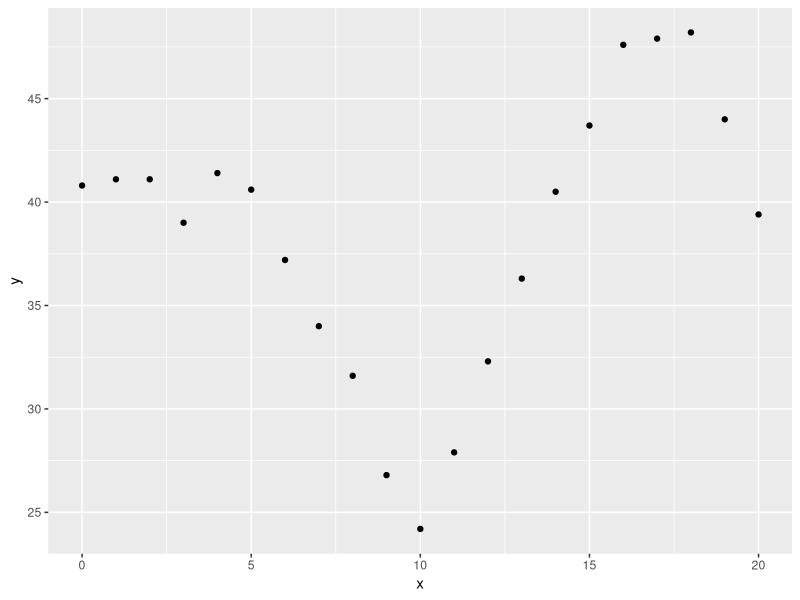
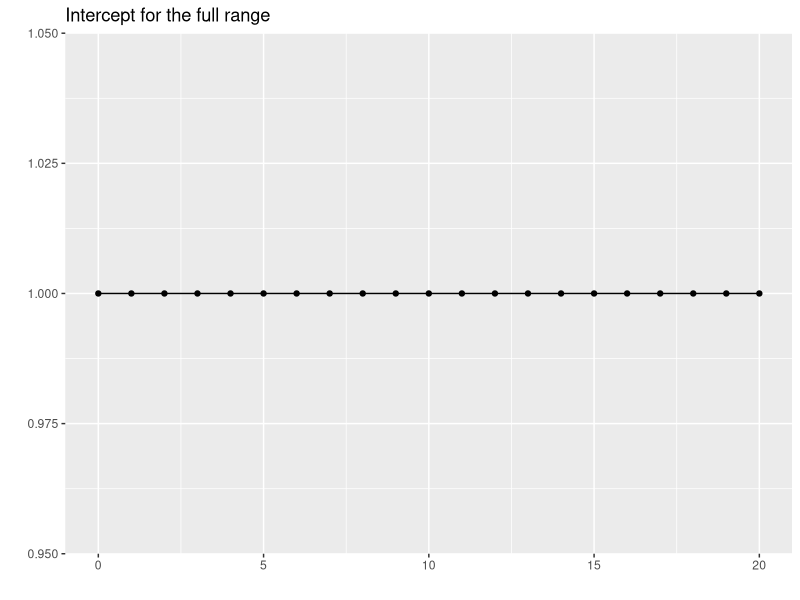
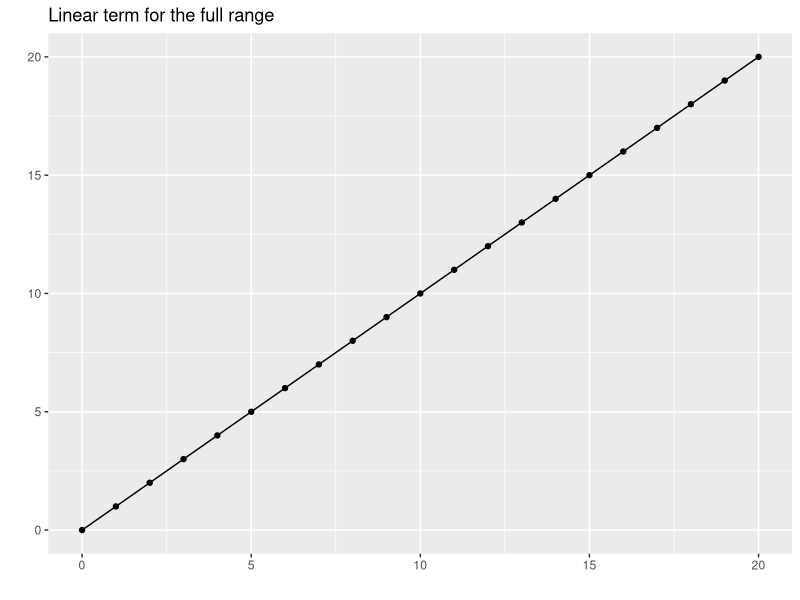
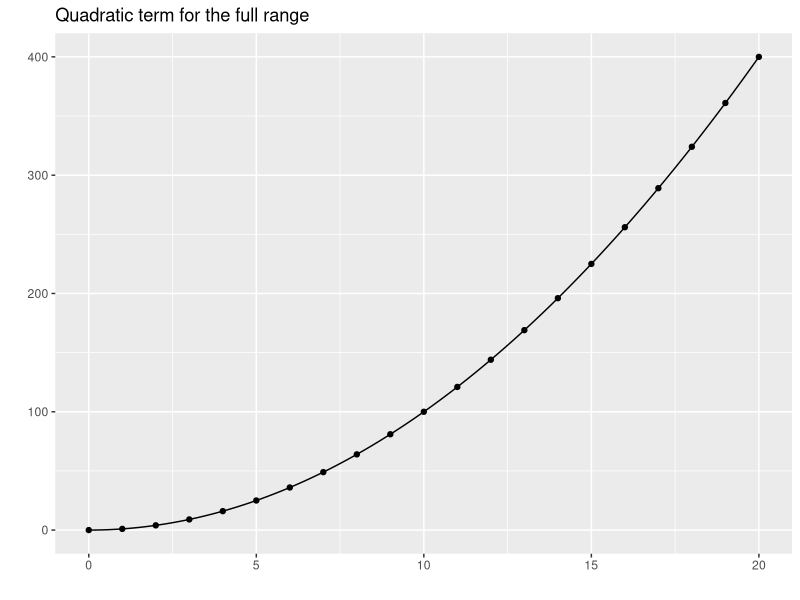
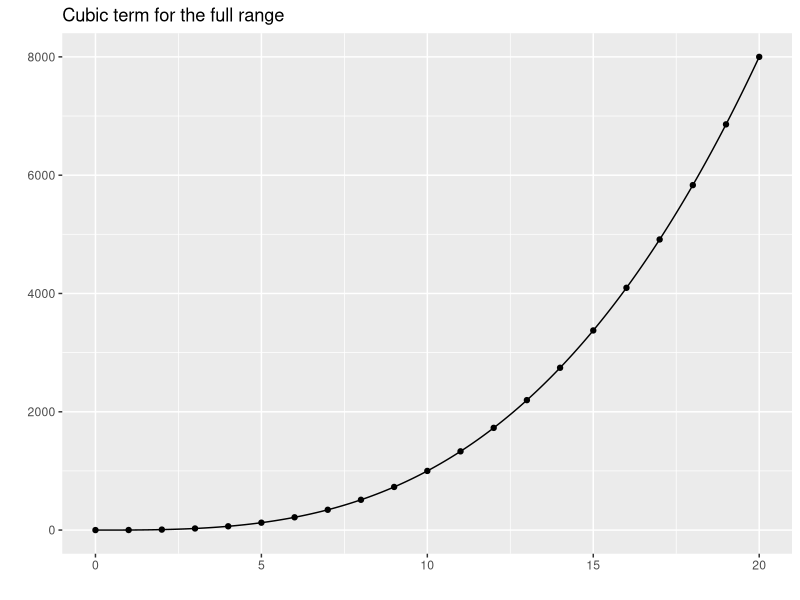
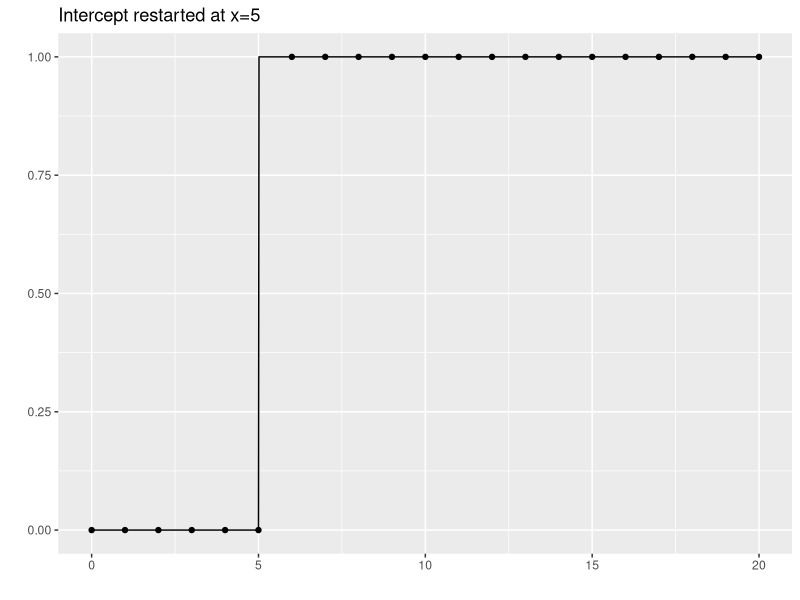
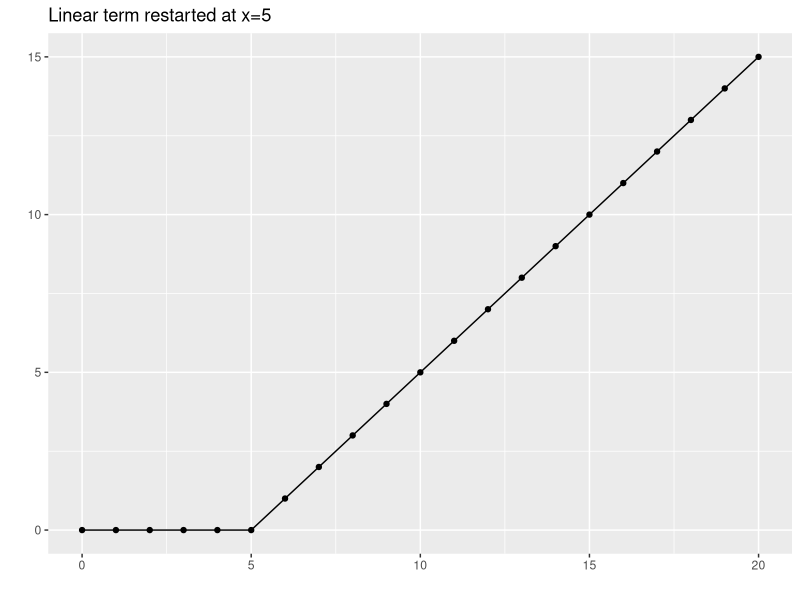
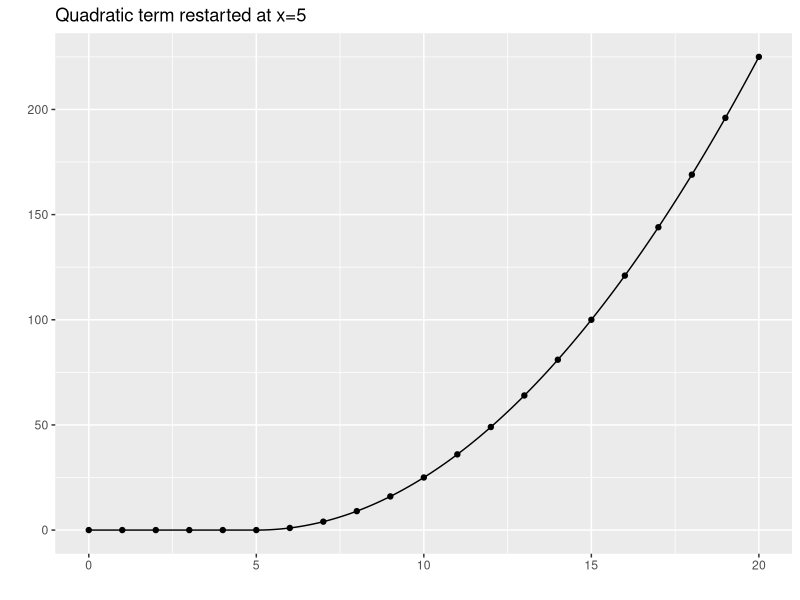

These charts were generated, in order, by the following R code:
## ---- chunk 1
suppressMessages(suppressWarnings(library(broom)))
suppressMessages(suppressWarnings(library(dplyr)))
suppressMessages(suppressWarnings(library(knitr)))
suppressMessages(suppressWarnings(library(magrittr)))
suppressMessages(suppressWarnings(library(splines)))
suppressMessages(suppressWarnings(library(tidyr)))
## ---- chunk 2
library(ggplot2)
x <- 0:20
y <- rep(40, 21)
y[6:21] <- y[6:21]-3*(0:15)
y[11:21] <- y[11:21]+7*(0:10)
y[16:21] <- y[16:21]-(0:5)^2
y <- y+round(rnorm(21), 1)
simulated_example <- data.frame(x, y)
simulated_example
ggplot(simulated_example, aes(x, y)) +
  geom_point()
## ---- chunk 3
x <- c(0:20, setdiff(seq(0, 20, by=1/64), 0:20))
## ---- chunk 4
xm <- data.frame(
  c1 =rep(1, length(x)),
  c2 =x,
  c3 =x^2,
  c4 =x^3,
  c5 =(x> 5)*rep(1, length(x)),
  c6 =(x> 5)*(x- 5),
  c7 =(x> 5)*(x- 5)^2,
  c8 =(x> 5)*(x- 5)^3,
  c9 =(x>10)*rep(1, length(x)),
  c10=(x>10)*(x-10),
  c11=(x>10)*(x-10)^2,
  c12=(x>10)*(x-10)^3,
  c13=(x>15)*rep(1, length(x)),
  c14=(x>15)*(x-15),
  c15=(x>15)*(x-15)^2,
  c16=(x>15)*(x-15)^3,
  x=x,
  y=NA
)
xm$y[1:21] <- y
## ---- chunk 5
display_terms <- function(df, lb) {
  names(df) <- c("x", "y")
  integer_data <- df[1:21, ]
  ggplot(df, aes(x, y)) +
      ggtitle(lb) +
      geom_line() +
      geom_point(data=integer_data, aes(x, y)) +
      xlab(" ") +
      ylab(" ")
}

lb1 <- rep(c("Intercept", "Linear term", "Quadratic term", "Cubic term"), 4)
lb2 <- rep(c("for the full range", "restarted at x=5", "restarted at x=10", "restarted at x=15"), each=4)
lb <- paste(lb1, lb2)

for (j in 1:16) {
  xm %>% 
    select(c(17, j)) %>%
    display_terms(lb[j]) -> cplot
  plot(cplot)
}

## ---- chunk 6
kable(xm[1:21, 1:4])
## ---- chunk 7
display_fit <- function(model_fit, lb) {
  model_fit %>%
    augment(newdata=xm) %>%
      ggplot(aes(c2, .fitted)) +
        ggtitle(lb) +
        geom_line() +
        geom_point(aes(c2, y), na.rm=TRUE) +
      xlab(" ") +
      ylab(" ")
}

lm(y~c2+c3+c4, data=xm) %>%
  display_fit("Single cubic fit")
## ---- chunk 8
kable(xm[1:20, ])
## ---- chunk 9

lm(y~c2+c3+c4+c5+c6+c7+c8+c9+c10+c11+c12+c13+c14+c15+c16, data=xm)  %>%
  display_fit("Discontinous cubic splines")
## ---- chunk 10
kable(xm[1:20, c(1:4, 6:8, 10:12, 14:16)])
lm(y~c2+c3+c4+c6+c7+c8+c10+c11+c12+c14+c15+c16, data=xm)  %>%
  display_fit("Continous but not smooth cubic splines")
## ---- chunk 11
kable(xm[1:20, c(1:4, 7:8, 11:12, 15:16)])
lm(y~c2+c3+c4+c7+c8+c11+c12+c15+c16, data=xm) %>%
  display_fit("Continous and Smooth (1st derivative) splines")

## ---- chunk 12
kable(xm[1:20, c(1:4, 8, 12, 16)])
lm(y~c2+c3+c4+c8+c12+c16, data=xm) %>%
  display_fit("Continous and smooth (1st and 2nd derivatives) cubic splines")
## ---- chunk 13
round(cor(xm[c(2:4, 8, 12, 16)]), 2)
## ---- chunk 14
linear_spline <- bs(xm$c2, knots=c(5, 10, 15), degree=1, intercept=TRUE)
kable(linear_spline[1:21, ])
## ---- chunk 15
display_matrix <- function(df, lb) {
  names(df) <- c("x", "y")
  integer_data <- df[1:21, ]
  ggplot(df, aes(x, y)) +
      ggtitle(lb) +
      geom_line() +
      geom_point(data=integer_data, aes(x, y)) +
      xlab(" ") +
      ylab(" ")
}
for (j in 1:dim(linear_spline)[2]) {
  cbind(xm$c2, linear_spline[ , j]) %>% 
    data.frame %>%
    display_matrix("Linear spline terms") %>%
    plot
}
## ---- chunk 16
lm(xm$y~linear_spline) %>%
  display_fit("Linear splines")
## ---- chunk 17
quadratic_spline <- bs(xm$c2, knots=c(5, 10, 15), degree=2, intercept=TRUE)
kable(quadratic_spline[1:21, ])

for (j in 1:dim(quadratic_spline)[2]) {
  cbind(xm$c2, quadratic_spline[ , j]) %>% 
    data.frame %>%
    display_matrix("Quadratic spline terms") %>%
    plot
}
## ---- chunk 18
lm(xm$y~quadratic_spline) %>%
  display_fit("Quadratic splines")
## ---- chunk 19
cubic_spline <- bs(xm$c2, knots=c(5, 10, 15), degree=3, intercept=TRUE)
kable(cubic_spline[1:21, ])
## ---- chunk 20
for (j in 1:dim(cubic_spline)[2]) {
  cbind(xm$c2, cubic_spline[ , j]) %>% 
    data.frame %>%
    display_matrix("Cubic spline terms") %>%
    plot
}
## ---- chunk 21
lm(xm$y~cubic_spline) %>%
  display_fit("Cubic splines")
## ---- chunk 22
natural_spline <- ns(xm$c2, knots=c(5, 10, 15), intercept=TRUE)
kable(natural_spline[1:21, ])
## ---- chunk 23
for (j in 1:dim(natural_spline)[2]) {
  cbind(xm$c2, natural_spline[ , j]) %>% 
    data.frame %>%
    display_matrix("Natural spline terms") %>%
    plot
}
## ---- chunk 24
lm(xm$y~natural_spline) %>%
  display_fit("Natural splines")
